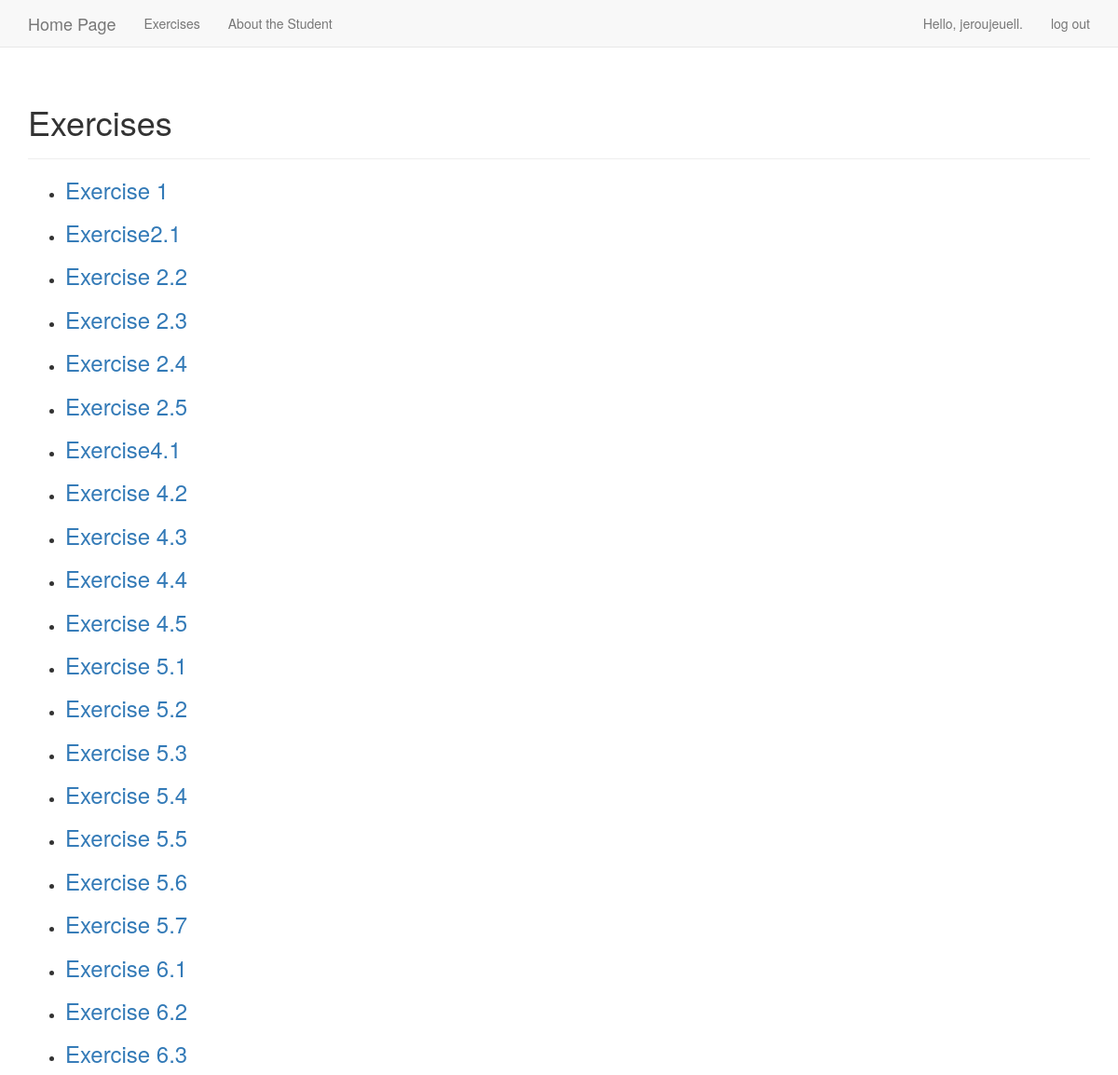
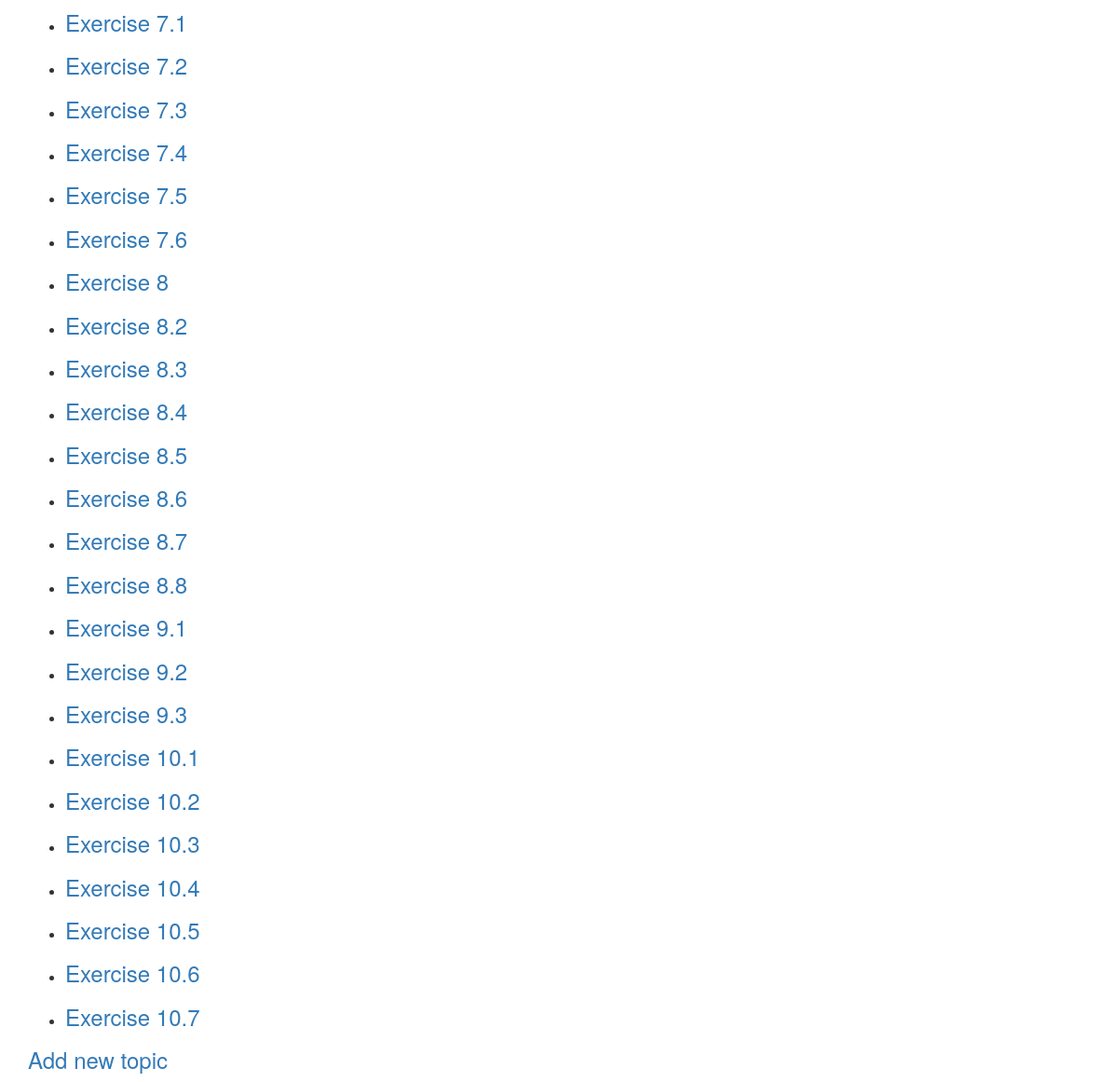
Screenshot of /topics/ (signed in) with the database file from the repository (2 pictures, top to bottom).
### learning_logs/models.py (models this page shows)
class Topic(models.Model):
    text = models.CharField(max_length=200)
    date_added = models.DateTimeField(auto_now_add=True)
    owner = models.ForeignKey(User, on_delete=models.CASCADE, )
    def __str__(self):
        return self.text

### learning_logs/views.py (the view)
# urls.py: url(r'^topics/$', views.topics, name='topics'),
@login_required
def topics(request):
    topics = Topic.objects.filter(owner=request.user).order_by('date_added')
    context = {'topics': topics}
    return render(request, 'learning_logs/topics.html', context)

### learning_logs/templates/learning_logs/topics.html
{% extends "learning_logs/base.html" %}
{% block header %}
    <h1>Exercises</h1>
{% endblock header %}
{% block content %}
    <ul>
        {% for topic in topics %}
        <li>
            <h3>
                <a href="{% url 'learning_logs:topic' topic.id %}">{{ topic }}</a>
            </h3>
        </li>
        {% empty %}
            <li>No topics have been added yet.</li>
        {% endfor %}
    </ul>
    <h3><a href="{% url 'learning_logs:new_topic' %}">Add new topic</h3>
{% endblock content %}

### learning_logs/templates/learning_logs/base.html (shortened to what this page needs)
{% load bootstrap3 %}
<!DOCTYPE html>
<html lang="en">
    <head>
        {% bootstrap_css %}
    </head>
    <body>
    <nav class="navbar navbar-default navbar-static-top">
        <div class="container">
        <div class="navbar-header">
        <a class="navbar-brand" href="{% url 'learning_logs:index' %}">Home Page</a>
        </div>
        <div id="navbar" class="navbar-collapse collapse">
            <ul class="nav navbar-nav">
                <li><a href="{% url 'learning_logs:topics' %}">Exercises</a></li>
            </ul>
        <div id="navbar" class="navbar-collapse collapse">
            <ul class="nav navbar-nav">
            <li><a href="{% url 'learning_logs:about' %}">About the Student</a></li>
            </ul>
            <ul class="nav navbar-nav navbar-right">
                {% if user.is_authenticated %}
                    <li><a>Hello, {{ user.username }}.</a></li>
                    <li><a href="{% url 'users:logout' %}">log out</a></li>
                {% else %}
                    <li><a href="{% url 'users:register' %}">register</a></li>
                    <li><a href="{% url 'users:login' %}">log in</a></li>
                {% endif %}
            </ul>
        </div>
        </div>
        </nav>
        <div class="container">
            <div class="page-header">
           {% block header %}{% endblock header %}
            </div>
            <div>
            {% block content %}{% endblock content %}
            </div>
        </div>
    </body>
</html>

### learning_logs/templates/learning_logs/base.html (style rules this page uses)
body { height: 100vh; background-image: url(https://mcdn.wallpapersafari.com/medium/82/84/zkM4FJ.png); background-size: cover; background-repeat: no-repeat; background-attachment: fixed; width: 100%; }

### rows the page displays
Topic: text "Exercise 1"
Topic: text "Exercise2.1"
Topic: text "Exercise 2.2"
Topic: text "Exercise 2.3"
Topic: text "Exercise 2.4"
Topic: text "Exercise 2.5"
Topic: text "Exercise4.1"
Topic: text "Exercise 4.2"
Topic: text "Exercise 4.3"
Topic: text "Exercise 4.4"
Topic: text "Exercise 4.5"
Topic: text "Exercise 5.1"
Topic: text "Exercise 5.2"
Topic: text "Exercise 5.3"
Topic: text "Exercise 5.4"
Topic: text "Exercise 5.5"
Topic: text "Exercise 5.6"
Topic: text "Exercise 5.7"
Topic: text "Exercise 6.1"
Topic: text "Exercise 6.2"
Topic: text "Exercise 6.3"
Topic: text "Exercise 7.1"
Topic: text "Exercise 7.2"
Topic: text "Exercise 7.3"
Topic: text "Exercise 7.4"
Topic: text "Exercise 7.5"
Topic: text "Exercise 7.6"
Topic: text "Exercise 8"
Topic: text "Exercise 8.2"
Topic: text "Exercise 8.3"
Topic: text "Exercise 8.4"
Topic: text "Exercise 8.5"
Topic: text "Exercise 8.6"
Topic: text "Exercise 8.7"
Topic: text "Exercise 8.8"
Topic: text "Exercise 9.1"
Topic: text "Exercise 9.2"
Topic: text "Exercise 9.3"
Topic: text "Exercise 10.1"
Topic: text "Exercise 10.2"
Topic: text "Exercise 10.3"
Topic: text "Exercise 10.4"
Topic: text "Exercise 10.5"
Topic: text "Exercise 10.6"
Topic: text "Exercise 10.7"

### other values shown
{{ user.username }} "jeroujeuell"
